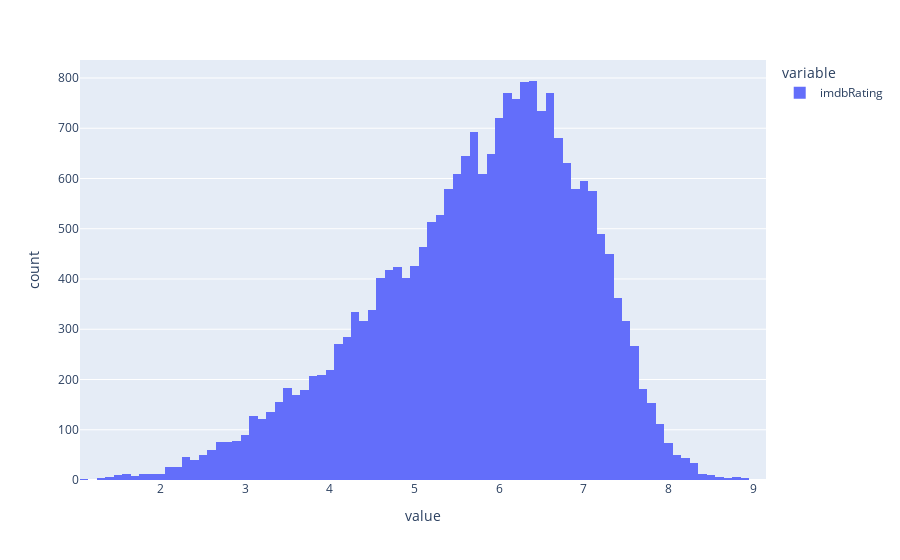

Source (notebook cell):
### Markdown cell above
# imdbRating

### Code cell
dfimdbRating = dfparentalAdvisor.sort_values(by=['imdbRating'])

print(len(dfimdbRating))

px.histogram(dfimdbRating["imdbRating"])

### Figure 1 — Plotly figure (JSON) as saved in the notebook; plotly's stock layout.template omitted (floating-point values rounded to 4 significant figures; data arrays with more than 128 entries replaced by an {"elided": "..."} marker saying what was removed)
{"data": [{"alignmentgroup": "True", "bingroup": "x", "hovertemplate": "variable=imdbRating<br>value=%{x}<br>count=%{y}<extra></extra>", "legendgroup": "imdbRating", "marker": {"color": "#636efa", "pattern": {"shape": ""}}, "name": "imdbRating", "offsetgroup": "imdbRating", "orientation": "v", "showlegend": true, "type": "histogram", "x": {"elided": "22224 float values"}, "xaxis": "x", "yaxis": "y"}], "layout": {"barmode": "relative", "legend": {"title": {"text": "variable"}, "tracegroupgap": 0}, "margin": {"t": 60}, "xaxis": {"anchor": "y", "domain": [0, 1], "title": {"text": "value"}}, "yaxis": {"anchor": "x", "domain": [0, 1], "title": {"text": "count"}}}}
